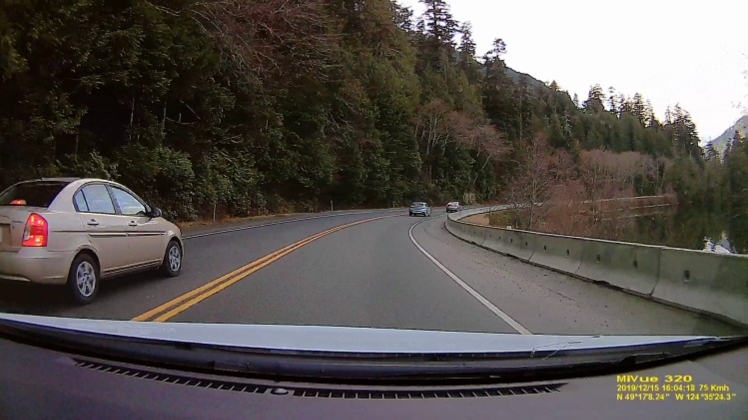
#> input picture dashcam1.png, 1495 x 839 px (shown at 1/2 size)
$ jupyter execute Untitled.ipynb   (older library calls are emulated)
#> lines starting #> are read from the running program, lines starting #| are printed output that depends on the picture; after the words box and inside, x2 and y2 are one past the last pixel; in counts of white or black regions, pixels touching at a corner belong together
[cell 1]
import cv2
import numpy as np
from matplotlib import pyplot as plt
from matplotlib.pyplot import figure
import math
import random

### 이미지 불러오기 ###

[cell 2]
path = 'dashcam1.png'
frame = cv2.imread(path)
#> frame is the input picture: shape (839, 1495, 3); mean B, G, R 79, 82.8, 88

[cell 3]
# reads frames from a camera
#ret, frame = cap.read()

# converting BGR to HSV
hsv = cv2.cvtColor(frame, cv2.COLOR_BGR2HSV)
#> hsv: shape (839, 1495, 3); mean H, S, V 54.7, 74.4, 90.4

# define range of red color in HSV
lower_red = np.array([30,150,50])
upper_red = np.array([255,255,180])

# create a red HSV colour boundary and
# threshold HSV image
mask = cv2.inRange(hsv, lower_red, upper_red)
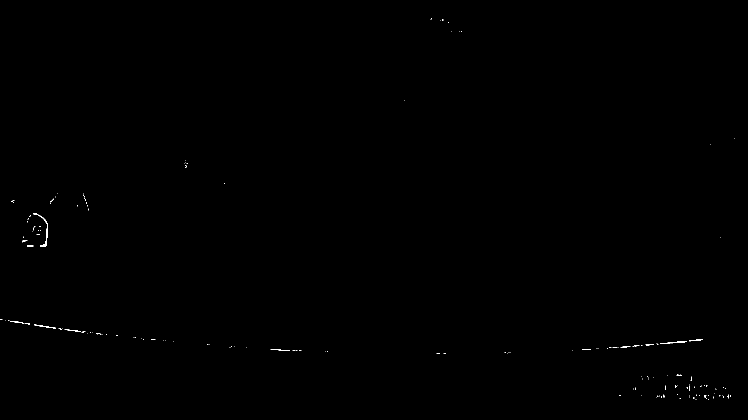
#> mask: shape (839, 1495) (shown at 1/2 size); 0.1% white in thin lines or dots, all inside (x1, y1, x2, y2) = (0, 37, 1469, 799)

# Bitwise-AND mask and original image
res = cv2.bitwise_and(frame,frame, mask= mask)

# Display an original image
#cv2.imshow('Original',frame)

# finds edges in the input image image and
# marks them in the output map edges
edges = cv2.Canny(frame,100,300,L2gradient = True)
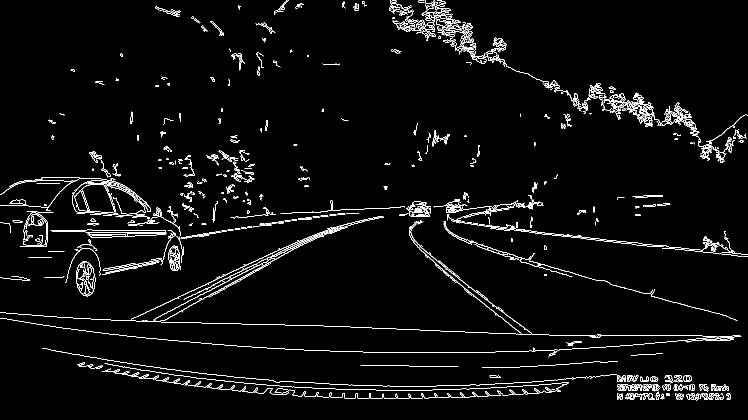
#> edges: shape (839, 1495) (shown at 1/2 size); 3.2% white in thin lines or dots

# Display edges in a frame
# cv2.imshow('Edges',edges)

cv2.imwrite('edge'+path,edges)
#> Out = True

[cell 4]
edges.shape
#> Out = (839, 1495)

### canny edge 출력 ###

[cell 5]
row, col =edges.shape
#> row = 839; col = 1495

points=[]
for r in range(row):
    for c in range(col):
        if edges[r][c]==255:
            points.append([c,r])

points=np.array(points)
points.shape
#> Out = (39704, 2)

[cell 6]
figure(figsize=(8, 6), dpi=80)
plt.plot(points[:,0],max(points[:,1])-points[:,1],'.')

### hough transfrom을 이용해 주요 선분 추출 ###

[cell 7]
lines = cv2.HoughLinesP(edges,1,np.pi/180,100,minLineLength=150,maxLineGap=15)
#> lines = 48 rows, first 6: [93, 461, 359, 461], [1153, 671, 1404, 671], [1074, 465, 1337, 493], [262, 638, 595, 483], [254, 672, 518, 695], [1234, 787, 1460, 791]

for line in lines:
    x1,y1,x2,y2 = line[0]
    cv2.line(frame,(x1,y1),(x2,y2),(0,255,0),2)
#> this loop made 48 passes
#> (x1, y1, x2, y2) on passes 1 to 12: (93, 461, 359, 461), (1153, 671, 1404, 671), (1074, 465, 1337, 493), (262, 638, 595, 483), (254, 672, 518, 695), (1234, 787, 1460, 791), (1036, 515, 1198, 561), (298, 643, 455, 563), (322, 630, 666, 455), (1268, 789, 1460, 795), (1236, 777, 1457, 780), (1339, 497, 1494, 513)
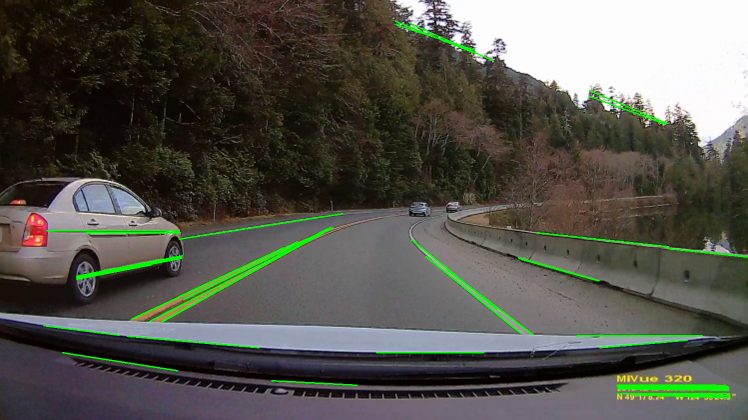
#> frame: shape (839, 1495, 3) (shown at 1/2 size); 1.87% of pixels changed, all inside (x1, y1, x2, y2) = (86, 41, 1495, 797)
#cv2.imwrite('houghlines5.jpg',frame)

[cell 8]
lines=np.array(lines)

[cell 9]
lines.shape
#> Out = (48, 1, 4)

[cell 10]
x1=lines[:,0][:,0]
#> x1 = 48 values, max 1339 at index 11, min 87 at index 41, mean 735.5
y1=lines[:,0][:,1]
#> y1 = 48 values, max 789 at index 9, min 42 at index 28, mean 577.8
x2=lines[:,0][:,2]
#> x2 = 48 values, max 1494 at index 11, min 238 at index 41, mean 943.9
y2=lines[:,0][:,3]
#> y2 = 48 values, max 795 at index 9, min 100 at index 21, mean 568.4

[cell 11]
for i in range(len(lines)):
    plt.plot([x1[i],x2[i]],[y1[i],y2[i]],'ro-',color='blue')
#> this loop made 48 passes
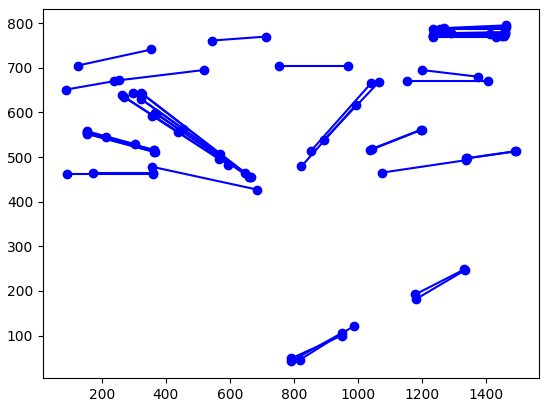
#> figure drawn by matplotlib, 1 panel

### 임의의 두 선을 택해 교점 찾기 ###

[cell 12]
# line = x1 y1 x2 y2
def line_intersection(line1,line2):
    xdiff= (line1[0][0]-line1[0][2],line2[0][0]-line2[0][2])
    ydiff= (line1[0][1]-line1[0][3],line2[0][1]-line2[0][3])

    def det(a,b):
        return a[0]*b[1]-a[1]*b[0]

    div = det(xdiff, ydiff)

    if div == 0:
        return 2000,2000 # to make continue

    d = (det(line1[0][0:2],line1[0][2:]), det(line2[0][0:2],line2[0][2:]))
    x = det(d, xdiff) / div
    y = det(d, ydiff) / div

    return x, y

[cell 13]
def find_intersections(repeat,lines):
#> called with repeat = 7, lines = array of shape (48, 1, 4)
    x_repeat=[]
    y_repeat=[]

    while len(x_repeat)<repeat:
        line1=random.randint(0,lines.shape[0]-1)
        line2=random.randint(0,lines.shape[0]-1)

        if line1==line2:
            continue

        x,y=line_intersection(lines[line1],lines[line2])

        if x<0 or x>1500:
            continue
        if y<0 or y>800:
            continue

        if x<1 or y<1:
            print('0')
            print(lines[line1],lines[line2])

        x_repeat.append(x)
        y_repeat.append(y)
#> this loop made 12 passes
#> (xdiff in line_intersection, ydiff in line_intersection, div in line_intersection, d in line_intersection, x, y) on passes 2 to 11: ((-263, -214), (-28, 0), -5992, (-92223, -150870), 3328.3, 705), ((-153, -242), (-43, 134), -30908, (-34448, -198940), 715.1, 426.1), ((-212, -220), (41, 0), 9020, (-123297, -169840), -984.6, 772), ((-210, -172), (41, -130), 34352, (-123033, 23512), 759.8, 437.5), ((-156, -327), (-66, 51), -29538, (49578, -174564), 1470.8, 304.4), ((-153, -344), (-43, 175), -41567, (-34448, -273070), 720, 427.5), ((-189, -344), (0, 175), -33075, (-87885, -273070), 646.3, 465), ((-162, -151), (-46, 29), -11644, (-35774, -88443), 766.6, 438.5), ((-214, -153), (0, -56), 11984, (-150870, 36592), 2579.6, 705), ((-210, -150), (41, 29), 60, (-122403, -88137), -2472, 1065.5)
#> (xdiff in line_intersection, ydiff in line_intersection, div in line_intersection, x, y) on pass 1: ((-220, -205), (0, 0), 0, 2000, 2000)
#> after the loop, x_repeat = [715.1, 759.8, 1470.8, 720, 646.3, 766.6, 724]; y_repeat = [426.1, 437.5, 304.4, 427.5, 465, 438.5, 772]

    return x_repeat,y_repeat

[cell 14]
repeat=7
x_repeat,y_repeat = find_intersections(repeat,lines)
#> x_repeat = [715.1, 759.8, 1470.8, 720, 646.3, 766.6, 724]; y_repeat = [426.1, 437.5, 304.4, 427.5, 465, 438.5, 772]

[cell 15]
figure(figsize=(14, 8), dpi=80)
for i in range(len(lines)):
    plt.plot([x1[i],x2[i]],[y1[i],y2[i]],'ro-',color='blue')

plt.scatter(x_repeat,y_repeat,color='red')
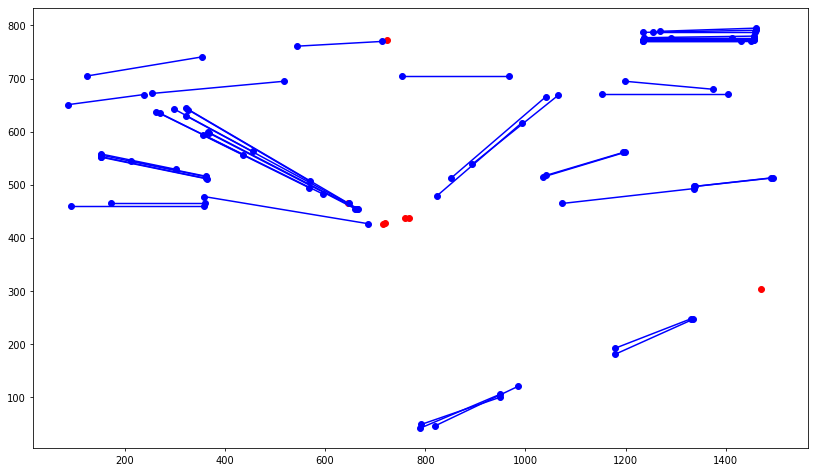
#> figure drawn by matplotlib, 1 panel

[cell 16]
intersections=np.stack((x_repeat,y_repeat),axis=1)
#> intersections = [[715.1, 426.1], [759.8, 437.5], [1470.8, 304.4], [720, 427.5], [646.3, 465], [766.6, 438.5], [724, 772]]

[cell 17]
intersections
#> Out has the same summary as intersections

### 소실점 찾기 ###

[cell 18]
def is_contain(point,line, gap):

    slope=(line[0][3]-line[0][1])/(line[0][2]-line[0][0])

    distance=abs(slope*point[0]-point[1]-slope*line[0][0]+line[0][1])/math.sqrt(slope*slope+1)

    if distance<gap:
        return True
    return False

[cell 19]
def find_vanishing_point(repeat,intersections):
#> called with repeat = 7, intersections = array of shape (7, 2)
    count=np.zeros(repeat)

    for index,intersection in enumerate(intersections):
        for line in lines:
            if is_contain(intersection,line, 10):
                count[index]+=1
#> this loop made 7 passes
#> intersection on passes 1 to 4: [715.1, 426.1], [759.8, 437.5], [1470.8, 304.4], [720, 427.5]
            # 각 라인이 해당 점을 지나는지 확인

    for i in range(repeat):
        if count[i]==max(count):
            vanishing=(intersections[:,0][i],intersections[:,1][i])

    return count, vanishing

[cell 20]
count, vanishing = find_vanishing_point(repeat,intersections)

[cell 21]
count
#> Out = [15, 13, 9, 15, 16, 13, 11]

[cell 22]
vanishing
#> Out = (646.3, 465)

[cell 23]
# 확인용 출력
for i in range(len(lines)):
    plt.plot([x1[i],x2[i]],[y1[i],y2[i]],'ro-',color='blue')

for i in range(repeat):
    if count[i]==max(count):
        plt.plot(intersections[:,0][i],intersections[:,1][i],'.',color='red')
        vanishing=(intersections[:,0][i],intersections[:,1][i])

### 소실점 출력 ###

[cell 24]
vanishing
#> Out = (646.3, 465)

[cell 25]
# image를 np.array로 바꾸면서 위아래 뒤집힘
vanishing[0],max(points[:,1])-vanishing[1]
#> Out = (646.3, 336)

[cell 26]
figure(figsize=(8, 6), dpi=80)
plt.plot(points[:,0],max(points[:,1])-points[:,1],'.')
plt.plot(vanishing[0],max(points[:,1])-vanishing[1],'.',color='red')


#y = np.linespace(0,800,800)
plt.plot([vanishing[0]]*2,[0,800],color='red')

### 소실점 밑으로 ROI 설정 ###

[cell 27]
roi=[ point for point in points if point[1]>vanishing[1] ]
roi=np.array(roi)

[cell 28]
roi.shape
#> Out = (19334, 2)

[cell 29]
roi
#> Out = 19334 pairs, first value 0 to 1494, second value 466 to 801

[cell 30]
# 확인용 출력
figure(figsize=(8, 6), dpi=80)
plt.plot(roi[:,0],roi[:,1],'.')
plt.plot(vanishing[0],vanishing[1],'.',color='red')


# 소실점을 지나는 수직한 선
plt.plot([vanishing[0]]*2,[0,800],color='red')
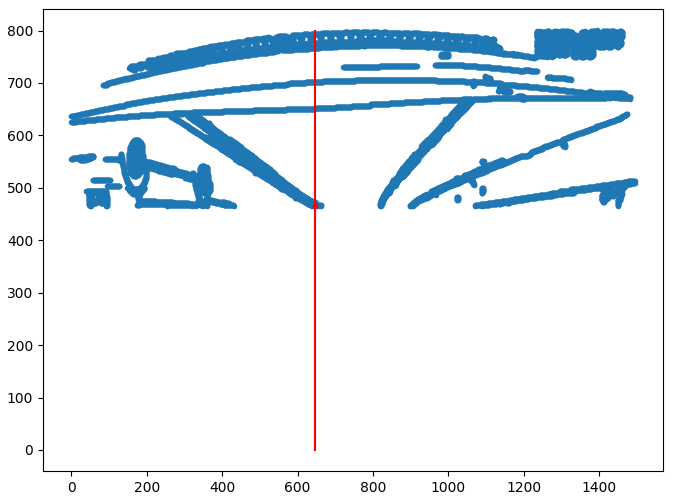
#> figure drawn by matplotlib, 1 panel

### 도로 방향 찾기 ###

[cell 31]
vanishing
#> Out = (646.3, 465)

[cell 32]
edges.shape
#> Out = (839, 1495)

[cell 33]
def road(vanishing,edges):
#> called with vanishing = (646.3, 465)
    row, col =edges.shape

    road=np.zeros((row,col))
    road_points=[]
    trapezoid=[]

    v=int(vanishing[0])

    # 사다리꼴을 만들기 위해 위아래 일부점 제외
    for r in range(int(vanishing[1])+100,row-200):
        for c in range(v,v+int(col/2)):
            if edges[r][c]==255:
                road[r][c]=255
                if r==int(vanishing[1])+100 or r==row-200-1 :
                    trapezoid.append([c,r])
                road_points.append([c,r])
                break
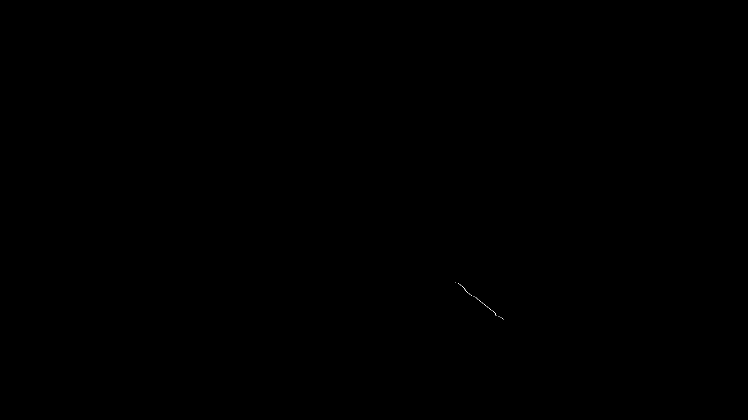
#> road: shape (839, 1495) float64 (shown at 1/2 size); 0.01% white in thin lines or dots, all inside (x1, y1, x2, y2) = (910, 565, 1007, 639)

    for r in range(int(vanishing[1])+100,row-200):
        for c in range(v,0,-1):
            if edges[r][c]==255:
                road[r][c]=255
                if r==int(vanishing[1])+100 or r==row-200-1 :
                    trapezoid.append([c,r])
                road_points.append([c,r])
                break
#> road: shape (839, 1495) float64; 0.01% white in thin lines or dots, all inside (x1, y1, x2, y2) = (334, 565, 1007, 639)

    return road, road_points, trapezoid

[cell 34]
road,road_points,trapezoid=road(vanishing,edges) # cv2_grayimage, list, list
road_points=np.array(road_points)
trapezoid= np.array(trapezoid)

[cell 35]
road_points=np.array(road_points)
trapezoid= np.array(trapezoid)

[cell 36]
trapezoid
#> Out = [[910, 565], [1006, 638], [472, 565], [334, 638]]

[cell 37]
# 도로 형태
plt.plot(road_points[:,0],road_points[:,1],'.')
# homography에 사용할 사다리꼴
plt.plot(trapezoid[:,0],trapezoid[:,1],'.',color='red')
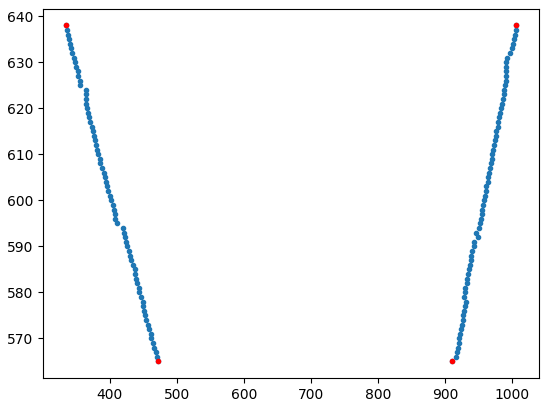
#> figure drawn by matplotlib, 1 panel

### 호모그래피 행렬을 이용하여 영상 보정 ###

[cell 38]
diff=[]
for tra in trapezoid:
    diff.append(abs(vanishing[0]-tra[0]))
#> this loop made 4 passes

[cell 39]
# 원하는 사다리꼴 형태 예시
trapezoid_ideal=np.array([[ 872,  526],
       [1022,  638],
       [ 572,  526],
       [ 422,  638]])

[cell 40]
#https://ballentain.tistory.com/38 참고
H, status = cv2.findHomography(trapezoid, trapezoid_ideal, cv2.RANSAC, 5.0)

[cell 41]
imageA=cv2.imread('edgedashcam1.png')
#> imageA: shape (839, 1495, 3); 3.2% white in thin lines or dots
before = []
for x in range(imageA.shape[1]):
    for y in range(imageA.shape[0]):
        point = [x, y, 1]
        before.append(point)
before = np.array(before).transpose()

after=np.matmul(H,before)
after = after / after[2, :]
after = after[:2, :]
after = np.round(after, 0).astype(np.int)

height, width, _ = imageA.shape
result = np.zeros((height, width * 2, 3), dtype = np.uint8)
for pt1, pt2 in zip(before[:2, :].transpose(), after.transpose()):
    if pt2[1] >= height:
        continue

    if np.sum(pt2 < 0) >= 1:
        continue

    result[pt2[1], pt2[0]] = imageA[pt1[1], pt1[0]]
#> this loop made 1254305 passes
#> (pt1, pt2) on passes 1 to 3: ([0, 0], [513, 289]), ([0, 1], [513, 289]), ([0, 2], [513, 289])
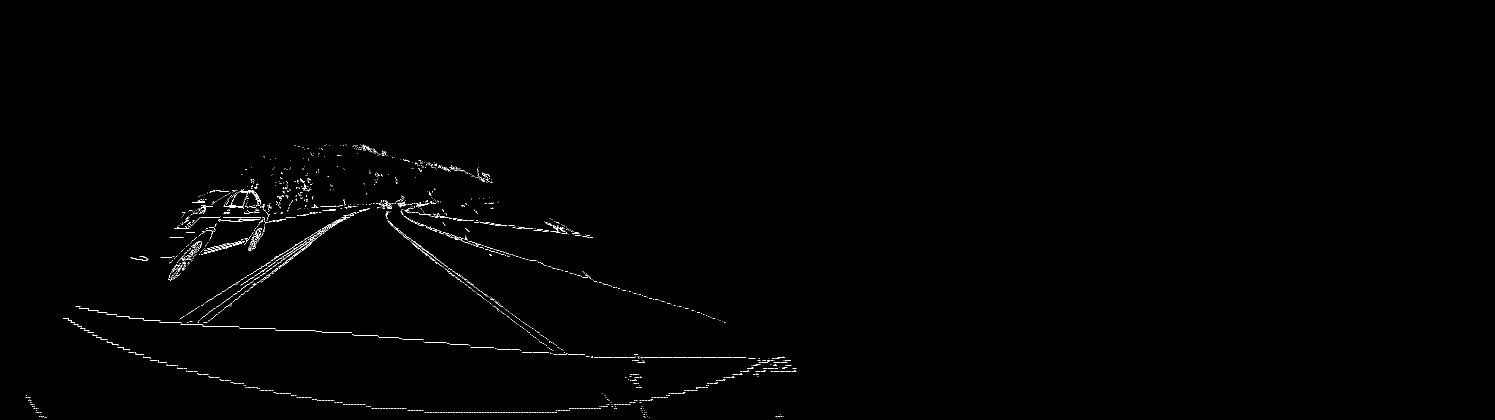
#> result: shape (839, 2990, 3) (shown at 1/2 size); 0.45% white in thin lines or dots, all inside (x1, y1, x2, y2) = (51, 289, 1594, 836)

cv2.imshow('origin', imageA)
cv2.imshow('result', result)
cv2.waitKey()
#> Out = 27

### 참고 원문 ###

[cell 42]
from skimage.measure import LineModelND, ransac

# fit line using all data
# model = LineModelND()
# model.estimate(points)

# robustly fit line only using inlier data with RANSAC algorithm
model_robust, inliers = ransac(points, LineModelND, min_samples=3,
                               residual_threshold=10, max_trials=1000)
outliers = inliers == False

# generate coordinates of estimated models
middle = int(col/2)
line_x1 = np.arange(0, middle)


#line_y = model.predict_y(line_x)
line_y_robust = model_robust.predict_y(line_x1)

#line_y2 = model.predict_y(line_x2)
#line_y_robust2 = model_robust.predict_y(line_x2)

[cell 43]
model_robust, inliers = ransac(points, LineModelND, min_samples=3,
                               residual_threshold=10, max_trials=1000)
outliers = inliers == False

line_x2 = np.arange(middle, col)
line_y_robust2 = model_robust.predict_y(line_x2)

[cell 44]
fig, ax = plt.subplots()

ax.plot(points[:,0],max(points[:,1])-points[:,1],'.')

#ax.plot(line_x, line_y, '-k', label='Line model from all data')
ax.plot(line_x1, line_y_robust, '-r', label='Robust line model')

#ax.plot(line_x2, line_y2, '-k', label='Line model from all data')
ax.plot(line_x2, line_y_robust2, '-r', label='Robust line model')

#plt.legend()
plt.show()
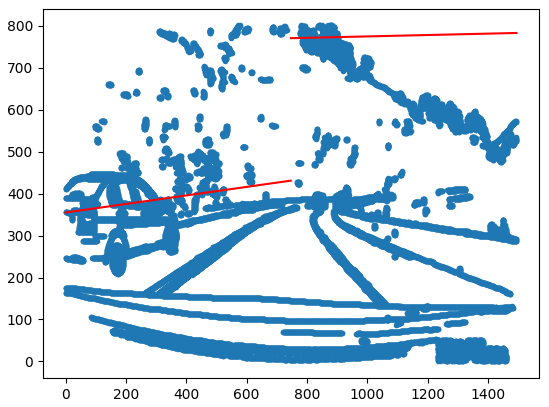
#> figure drawn by matplotlib, 1 panel; curve peaks at x = 746, y = 430.9; curve peaks at x = 1494, y = 782.9
